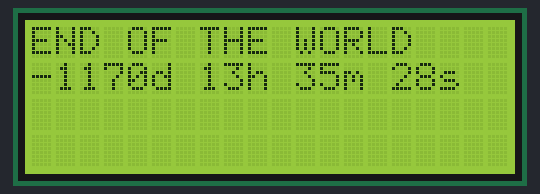
A program run on a simulated Raspberry Pi (BCM pin numbers). Shown: 20×4 character LCD. The clock reads 2024-03-15 10:24:30 at power-on unless the program sets it; what the program prints to the terminal is not drawn.

Above: at 0.1 s.
At 4.4 s:
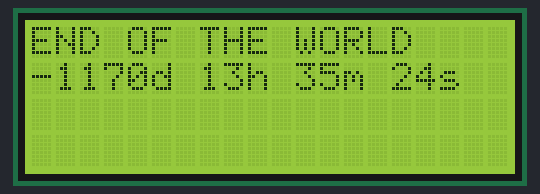
At 9.7 s:
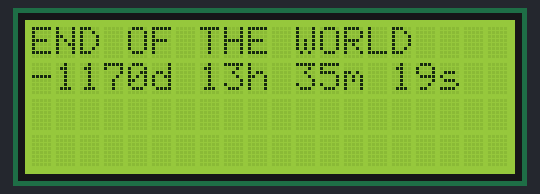
At 19.3 s:
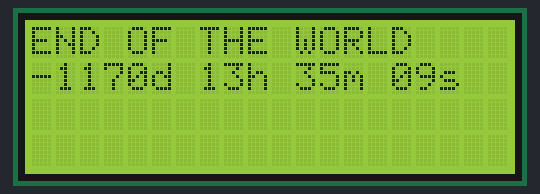
At 27.8 s:
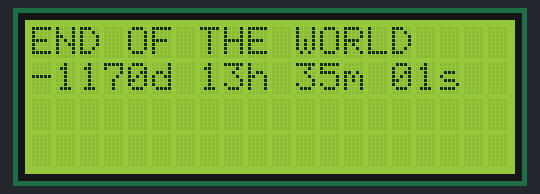
At 38.5 s:
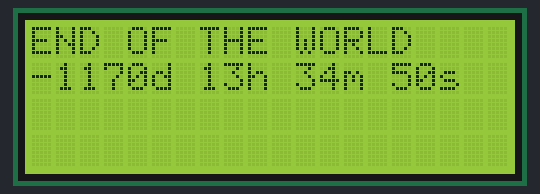

The program:

lcd_timer.py
```python
######################################################################
#
#   Filename      : lcd_timer.py
#   Description   : End of the World Countdown Timer
#                   https://en.wikipedia.org/wiki/List_of_dates_predicted_for_apocalyptic_events
#   Author        : Israel Dryer
#   Modified      : 2020-03-04
#
######################################################################
#
#   Install the required libraries
#   https://rplcd.readthedocs.io/en/stable/getting_started.html#
#   sudo pip3 install RPLCD
#   sudo pip3 install smbus
#
######################################################################
from RPLCD.i2c import CharLCD
from time import sleep
from datetime import datetime


def num2str(num):
    """ Convert floating value to integer-like string """
    return str(int(num)).zfill(2)


def time_remains(end_datetime):
    """ Calculate time remaining between now and predicted end of world """
    this_moment = datetime.now()

    # calculate components of remaining time from datetime object
    seconds = (end_datetime - this_moment).total_seconds()
    days, seconds = divmod(seconds, 86400)
    hours, seconds = divmod(seconds, 3600)
    mins, seconds = divmod(seconds, 60)

    # create a return the formatted string
    return "{}d {}h {}m {}s".format(num2str(days), num2str(hours), num2str(mins), num2str(seconds))


def loop(end_datetime):
    """ Main program loop """
    while True:
        lcd_msg = time_remains(end_datetime)
        lcd.home()

        if lcd_msg:
            lcd.write_string("END OF THE WORLD\n\r")
            lcd.write_string(lcd_msg.rjust(16))
            sleep(1)

        else: # an empty string will end the program
            lcd.write_string("THE END HAS COME!")
            break
    return


if __name__ == '__main__':
    print('Program is starting...')

    # set timer end datetime
    the_end = datetime(2020,12,31,23,59,59)

    # create LCD object
    lcd = CharLCD(i2c_expander='PCF8574', address=0x27)
    lcd.clear()

    try:
        loop(the_end)
    except:
        KeyboardInterrupt # CTRL+C
        lcd.clear()
        lcd.close()
```

Measured:
- what the display in image 1 shows lasts 1.0 s, from 4.4 s to 5.4 s
